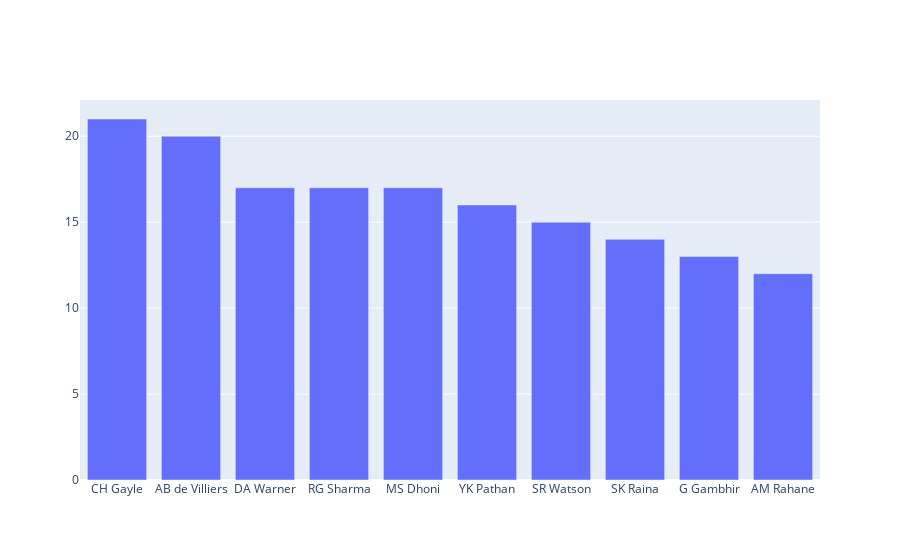

The notebook cell saved with this chart:
### Code cell
fig = go.Figure()
fig = fig.add_trace(
        go.Bar(
            x = list(man_match_count_dict.keys()),
            y = list(man_match_count_dict.values())
      ))
fig.show()

### Figure 1 — Plotly figure (JSON) as saved in the notebook; plotly's stock layout.template omitted (floating-point values rounded to 4 significant figures)
{"data": [{"type": "bar", "x": ["CH Gayle", "AB de Villiers", "DA Warner", "RG Sharma", "MS Dhoni", "YK Pathan", "SR Watson", "SK Raina", "G Gambhir", "AM Rahane"], "y": [21, 20, 17, 17, 17, 16, 15, 14, 13, 12]}], "layout": {}}
